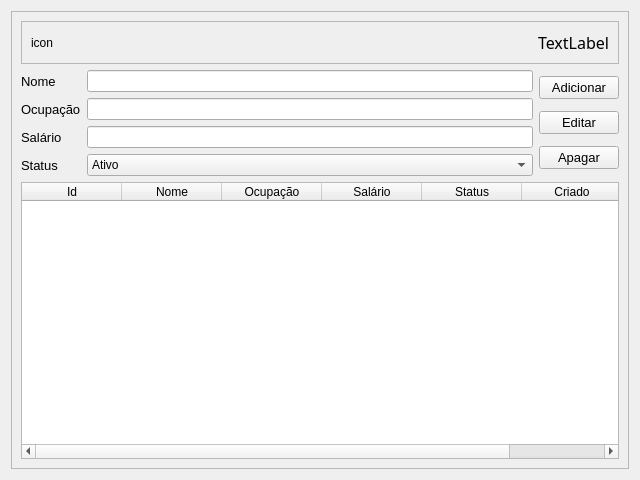
<?xml version="1.0" encoding="UTF-8"?>
<ui version="4.0">
 <class>Form</class>
 <widget class="QWidget" name="Form">
  <property name="geometry">
   <rect>
    <x>0</x>
    <y>0</y>
    <width>640</width>
    <height>480</height>
   </rect>
  </property>
  <property name="windowTitle">
   <string>Form</string>
  </property>
  <layout class="QVBoxLayout" name="verticalLayout">
   <item>
    <widget class="QFrame" name="frame">
     <property name="frameShape">
      <enum>QFrame::StyledPanel</enum>
     </property>
     <property name="frameShadow">
      <enum>QFrame::Raised</enum>
     </property>
     <layout class="QVBoxLayout" name="verticalLayout_3">
      <item>
       <widget class="QFrame" name="frame_2">
        <property name="frameShape">
         <enum>QFrame::StyledPanel</enum>
        </property>
        <property name="frameShadow">
         <enum>QFrame::Raised</enum>
        </property>
        <layout class="QHBoxLayout" name="horizontalLayout_3">
         <item>
          <widget class="QLabel" name="label_2">
           <property name="text">
            <string>icon</string>
           </property>
          </widget>
         </item>
         <item>
          <spacer name="horizontalSpacer">
           <property name="orientation">
            <enum>Qt::Horizontal</enum>
           </property>
           <property name="sizeHint" stdset="0">
            <size>
             <width>40</width>
             <height>20</height>
            </size>
           </property>
          </spacer>
         </item>
         <item>
          <widget class="QLabel" name="label">
           <property name="font">
            <font>
             <family>Arial Black</family>
             <pointsize>12</pointsize>
            </font>
           </property>
           <property name="text">
            <string>TextLabel</string>
           </property>
          </widget>
         </item>
        </layout>
       </widget>
      </item>
      <item>
       <widget class="QFrame" name="frame_3">
        <property name="frameShape">
         <enum>QFrame::NoFrame</enum>
        </property>
        <property name="frameShadow">
         <enum>QFrame::Raised</enum>
        </property>
        <layout class="QHBoxLayout" name="horizontalLayout_2">
         <property name="leftMargin">
          <number>0</number>
         </property>
         <property name="topMargin">
          <number>0</number>
         </property>
         <property name="rightMargin">
          <number>0</number>
         </property>
         <property name="bottomMargin">
          <number>0</number>
         </property>
         <item>
          <layout class="QFormLayout" name="formLayout">
           <item row="0" column="0">
            <widget class="QLabel" name="nomeLabel">
             <property name="font">
              <font>
               <family>Arial</family>
               <pointsize>10</pointsize>
              </font>
             </property>
             <property name="text">
              <string>Nome</string>
             </property>
            </widget>
           </item>
           <item row="0" column="1">
            <widget class="QLineEdit" name="InputName">
             <property name="maximumSize">
              <size>
               <width>450</width>
               <height>16777215</height>
              </size>
             </property>
             <property name="font">
              <font>
               <family>Arial</family>
              </font>
             </property>
            </widget>
           </item>
           <item row="1" column="0">
            <widget class="QLabel" name="descriOLabel">
             <property name="font">
              <font>
               <family>Arial</family>
               <pointsize>10</pointsize>
              </font>
             </property>
             <property name="text">
              <string>Ocupação</string>
             </property>
            </widget>
           </item>
           <item row="1" column="1">
            <widget class="QLineEdit" name="InputOccupation">
             <property name="maximumSize">
              <size>
               <width>450</width>
               <height>16777215</height>
              </size>
             </property>
             <property name="font">
              <font>
               <family>Arial</family>
              </font>
             </property>
            </widget>
           </item>
           <item row="2" column="0">
            <widget class="QLabel" name="valorLabel">
             <property name="font">
              <font>
               <family>Arial</family>
               <pointsize>10</pointsize>
              </font>
             </property>
             <property name="text">
              <string>Salário</string>
             </property>
            </widget>
           </item>
           <item row="2" column="1">
            <widget class="QLineEdit" name="InputRemuneration">
             <property name="maximumSize">
              <size>
               <width>450</width>
               <height>16777215</height>
              </size>
             </property>
             <property name="font">
              <font>
               <family>Arial</family>
              </font>
             </property>
            </widget>
           </item>
           <item row="3" column="0">
            <widget class="QLabel" name="statusLabel">
             <property name="font">
              <font>
               <family>Arial</family>
               <pointsize>10</pointsize>
              </font>
             </property>
             <property name="text">
              <string>Status</string>
             </property>
            </widget>
           </item>
           <item row="3" column="1">
            <widget class="QComboBox" name="InputStatus">
             <property name="maximumSize">
              <size>
               <width>450</width>
               <height>16777215</height>
              </size>
             </property>
             <property name="font">
              <font>
               <family>Arial</family>
              </font>
             </property>
             <item>
              <property name="text">
               <string>Ativo</string>
              </property>
             </item>
             <item>
              <property name="text">
               <string>Desativado</string>
              </property>
             </item>
            </widget>
           </item>
          </layout>
         </item>
         <item>
          <layout class="QVBoxLayout" name="verticalLayout_2">
           <item>
            <widget class="QPushButton" name="BtnSave">
             <property name="font">
              <font>
               <family>Arial</family>
               <pointsize>10</pointsize>
              </font>
             </property>
             <property name="text">
              <string>Adicionar</string>
             </property>
            </widget>
           </item>
           <item>
            <widget class="QPushButton" name="BtnEdit">
             <property name="font">
              <font>
               <family>Arial</family>
               <pointsize>10</pointsize>
              </font>
             </property>
             <property name="text">
              <string>Editar</string>
             </property>
            </widget>
           </item>
           <item>
            <widget class="QPushButton" name="BtnDelete">
             <property name="font">
              <font>
               <family>Arial</family>
               <pointsize>10</pointsize>
              </font>
             </property>
             <property name="text">
              <string>Apagar</string>
             </property>
            </widget>
           </item>
          </layout>
         </item>
        </layout>
       </widget>
      </item>
      <item>
       <widget class="QTableWidget" name="Talbe">
        <column>
         <property name="text">
          <string>Id</string>
         </property>
        </column>
        <column>
         <property name="text">
          <string>Nome</string>
         </property>
        </column>
        <column>
         <property name="text">
          <string>Ocupação</string>
         </property>
        </column>
        <column>
         <property name="text">
          <string>Salário</string>
         </property>
        </column>
        <column>
         <property name="text">
          <string>Status</string>
         </property>
        </column>
        <column>
         <property name="text">
          <string>Criado</string>
         </property>
        </column>
       </widget>
      </item>
     </layout>
    </widget>
   </item>
  </layout>
 </widget>
 <resources/>
 <connections/>
</ui>
